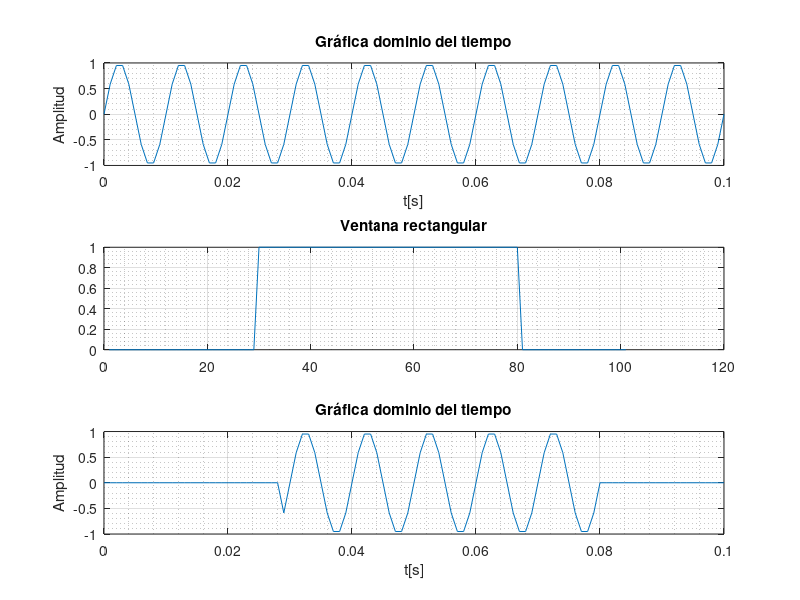

Write the MATLAB code that produced this figure.
%% ANEXO 9.1 Código para obtener un coseno truncado

clc, clear all, close all
f1=100;
duracion=0.1;
Fmax = f1;
Fs=10*Fmax; 
Ts=1/Fs;
% base de tiempos (discreto)
n=0:Ts:duracion;
% vector de amplitudes
x1=sin(2*pi*f1*n); % simula la señal "infinita"
% Ventana rectangular:
x2=zeros(1,length(x1));
x2(30:80)=1;
% Grafica (dominio del tiempo)
subplot(3,1,1)
plot(n,x1)
grid on; grid minor
title('Gráfica dominio del tiempo'); xlabel('t[s]'); ylabel('Amplitud')
subplot(3,1,2)
plot(x2), grid on; grid minor
title('Ventana rectangular');
subplot(3,1,3)
x3=x1.*x2;
plot(n,x3)
grid on; grid minor, title('Gráfica dominio del tiempo'); xlabel('t[s]'); ylabel('Amplitud')
